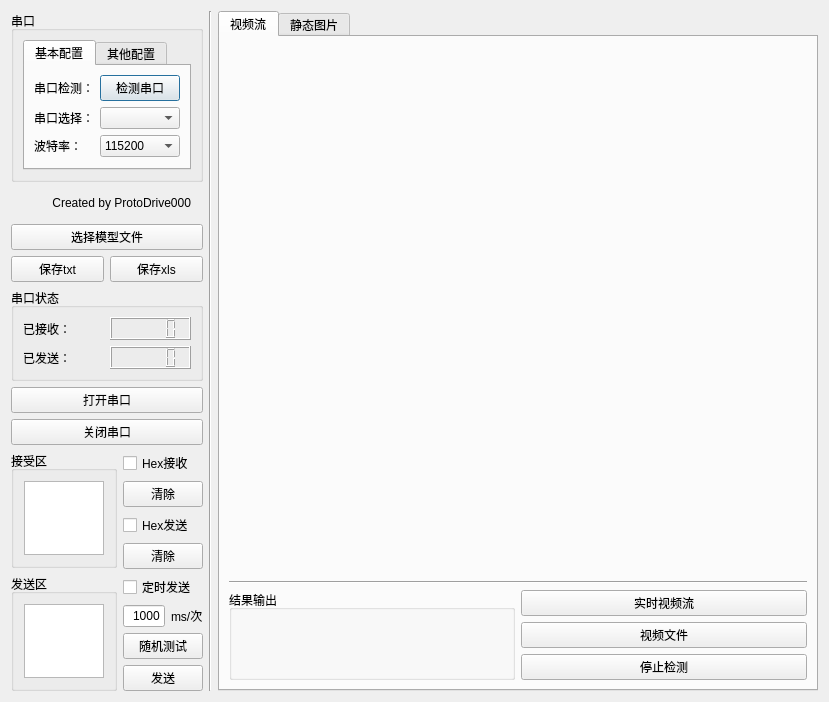
<?xml version="1.0" encoding="UTF-8"?>
<ui version="4.0">
 <class>Form</class>
 <widget class="QWidget" name="Form">
  <property name="geometry">
   <rect>
    <x>0</x>
    <y>0</y>
    <width>822</width>
    <height>653</height>
   </rect>
  </property>
  <property name="windowTitle">
   <string>Form</string>
  </property>
  <layout class="QGridLayout" name="gridLayout_6">
   <item row="0" column="0">
    <layout class="QVBoxLayout" name="verticalLayout_3">
     <property name="spacing">
      <number>6</number>
     </property>
     <property name="sizeConstraint">
      <enum>QLayout::SetDefaultConstraint</enum>
     </property>
     <item>
      <widget class="QGroupBox" name="groupBox_3">
       <property name="title">
        <string>串口</string>
       </property>
       <layout class="QHBoxLayout" name="horizontalLayout_9">
        <item>
         <widget class="QTabWidget" name="tabWidget">
          <property name="currentIndex">
           <number>0</number>
          </property>
          <widget class="QWidget" name="tab">
           <attribute name="title">
            <string>基本配置</string>
           </attribute>
           <layout class="QHBoxLayout" name="horizontalLayout_3">
            <item>
             <layout class="QFormLayout" name="formLayout_3">
              <item row="0" column="0">
               <widget class="QLabel" name="lb_1">
                <property name="text">
                 <string>串口检测：</string>
                </property>
               </widget>
              </item>
              <item row="0" column="1">
               <widget class="QPushButton" name="box_1">
                <property name="text">
                 <string>检测串口</string>
                </property>
                <property name="autoRepeatInterval">
                 <number>100</number>
                </property>
                <property name="default">
                 <bool>true</bool>
                </property>
               </widget>
              </item>
              <item row="1" column="0">
               <widget class="QLabel" name="lb_2">
                <property name="text">
                 <string>串口选择：</string>
                </property>
               </widget>
              </item>
              <item row="1" column="1">
               <widget class="QComboBox" name="box_2"/>
              </item>
              <item row="2" column="0">
               <widget class="QLabel" name="lb_3">
                <property name="text">
                 <string>波特率：</string>
                </property>
               </widget>
              </item>
              <item row="2" column="1">
               <widget class="QComboBox" name="box_3">
                <item>
                 <property name="text">
                  <string>115200</string>
                 </property>
                </item>
                <item>
                 <property name="text">
                  <string>2400</string>
                 </property>
                </item>
                <item>
                 <property name="text">
                  <string>4800</string>
                 </property>
                </item>
                <item>
                 <property name="text">
                  <string>9600</string>
                 </property>
                </item>
                <item>
                 <property name="text">
                  <string>14400</string>
                 </property>
                </item>
                <item>
                 <property name="text">
                  <string>19200</string>
                 </property>
                </item>
                <item>
                 <property name="text">
                  <string>38400</string>
                 </property>
                </item>
                <item>
                 <property name="text">
                  <string>57600</string>
                 </property>
                </item>
                <item>
                 <property name="text">
                  <string>76800</string>
                 </property>
                </item>
                <item>
                 <property name="text">
                  <string>12800</string>
                 </property>
                </item>
                <item>
                 <property name="text">
                  <string>230400</string>
                 </property>
                </item>
                <item>
                 <property name="text">
                  <string>460800</string>
                 </property>
                </item>
               </widget>
              </item>
             </layout>
            </item>
           </layout>
          </widget>
          <widget class="QWidget" name="tab_2">
           <attribute name="title">
            <string>其他配置</string>
           </attribute>
           <layout class="QHBoxLayout" name="horizontalLayout_4">
            <item>
             <layout class="QFormLayout" name="formLayout_5">
              <item row="0" column="0">
               <widget class="QLabel" name="lb_4">
                <property name="text">
                 <string>数据位：</string>
                </property>
               </widget>
              </item>
              <item row="0" column="1">
               <widget class="QComboBox" name="box_5">
                <item>
                 <property name="text">
                  <string>N</string>
                 </property>
                </item>
               </widget>
              </item>
              <item row="1" column="0">
               <widget class="QLabel" name="lb_5">
                <property name="text">
                 <string>校验位：</string>
                </property>
               </widget>
              </item>
              <item row="1" column="1">
               <widget class="QComboBox" name="box_4">
                <item>
                 <property name="text">
                  <string>8</string>
                 </property>
                </item>
                <item>
                 <property name="text">
                  <string>7</string>
                 </property>
                </item>
                <item>
                 <property name="text">
                  <string>6</string>
                 </property>
                </item>
                <item>
                 <property name="text">
                  <string>5</string>
                 </property>
                </item>
               </widget>
              </item>
              <item row="2" column="0">
               <widget class="QLabel" name="lb_6">
                <property name="text">
                 <string>停止位：</string>
                </property>
               </widget>
              </item>
              <item row="2" column="1">
               <widget class="QComboBox" name="box_6">
                <item>
                 <property name="text">
                  <string>1</string>
                 </property>
                </item>
               </widget>
              </item>
             </layout>
            </item>
           </layout>
          </widget>
         </widget>
        </item>
       </layout>
      </widget>
     </item>
     <item>
      <widget class="QLabel" name="state_label">
       <property name="minimumSize">
        <size>
         <width>0</width>
         <height>30</height>
        </size>
       </property>
       <property name="maximumSize">
        <size>
         <width>180</width>
         <height>16777215</height>
        </size>
       </property>
       <property name="text">
        <string>Created by ProtoDrive000</string>
       </property>
       <property name="textFormat">
        <enum>Qt::AutoText</enum>
       </property>
       <property name="scaledContents">
        <bool>true</bool>
       </property>
       <property name="alignment">
        <set>Qt::AlignRight|Qt::AlignTrailing|Qt::AlignVCenter</set>
       </property>
      </widget>
     </item>
     <item>
      <widget class="QPushButton" name="pushButton_model">
       <property name="text">
        <string>选择模型文件</string>
       </property>
      </widget>
     </item>
     <item>
      <layout class="QHBoxLayout" name="horizontalLayout_8">
       <item>
        <widget class="QPushButton" name="pushButton_result">
         <property name="text">
          <string>保存txt</string>
         </property>
        </widget>
       </item>
       <item>
        <widget class="QPushButton" name="pushButton_xls">
         <property name="text">
          <string>保存xls</string>
         </property>
        </widget>
       </item>
      </layout>
     </item>
     <item>
      <layout class="QHBoxLayout" name="horizontalLayout_7"/>
     </item>
     <item>
      <widget class="QGroupBox" name="formGroupBox">
       <property name="title">
        <string>串口状态</string>
       </property>
       <layout class="QGridLayout" name="gridLayout_3">
        <item row="0" column="0">
         <layout class="QGridLayout" name="gridLayout_2">
          <item row="0" column="1">
           <widget class="QLCDNumber" name="send_lcdNumber"/>
          </item>
          <item row="2" column="1">
           <widget class="QLCDNumber" name="rec_lcdNumber"/>
          </item>
          <item row="2" column="0">
           <widget class="QLabel" name="label_2">
            <property name="text">
             <string>已发送：</string>
            </property>
           </widget>
          </item>
          <item row="0" column="0">
           <widget class="QLabel" name="label">
            <property name="text">
             <string>已接收：</string>
            </property>
           </widget>
          </item>
         </layout>
        </item>
       </layout>
      </widget>
     </item>
     <item>
      <widget class="QPushButton" name="open_button">
       <property name="text">
        <string>打开串口</string>
       </property>
      </widget>
     </item>
     <item>
      <widget class="QPushButton" name="close_button">
       <property name="text">
        <string>关闭串口</string>
       </property>
      </widget>
     </item>
     <item>
      <layout class="QHBoxLayout" name="horizontalLayout">
       <item>
        <layout class="QVBoxLayout" name="verticalLayout_9">
         <item>
          <widget class="QGroupBox" name="verticalGroupBox">
           <property name="title">
            <string>接受区</string>
           </property>
           <layout class="QVBoxLayout" name="verticalLayout">
            <property name="leftMargin">
             <number>10</number>
            </property>
            <property name="topMargin">
             <number>10</number>
            </property>
            <property name="rightMargin">
             <number>10</number>
            </property>
            <property name="bottomMargin">
             <number>10</number>
            </property>
            <item>
             <widget class="QTextBrowser" name="receive_text">
              <property name="maximumSize">
               <size>
                <width>16777215</width>
                <height>500</height>
               </size>
              </property>
             </widget>
            </item>
           </layout>
          </widget>
         </item>
         <item>
          <widget class="QGroupBox" name="verticalGroupBox_2">
           <property name="title">
            <string>发送区</string>
           </property>
           <layout class="QVBoxLayout" name="verticalLayout_2">
            <property name="leftMargin">
             <number>10</number>
            </property>
            <property name="topMargin">
             <number>10</number>
            </property>
            <property name="rightMargin">
             <number>10</number>
            </property>
            <property name="bottomMargin">
             <number>10</number>
            </property>
            <item>
             <widget class="QTextEdit" name="send_text">
              <property name="maximumSize">
               <size>
                <width>16777215</width>
                <height>500</height>
               </size>
              </property>
              <property name="html">
               <string>&lt;!DOCTYPE HTML PUBLIC &quot;-//W3C//DTD HTML 4.0//EN&quot; &quot;http://www.w3.org/TR/REC-html40/strict.dtd&quot;&gt;
&lt;html&gt;&lt;head&gt;&lt;meta name=&quot;qrichtext&quot; content=&quot;1&quot; /&gt;&lt;style type=&quot;text/css&quot;&gt;
p, li { white-space: pre-wrap; }
&lt;/style&gt;&lt;/head&gt;&lt;body style=&quot; font-family:'SimSun'; font-size:9pt; font-weight:400; font-style:normal;&quot;&gt;
&lt;p style=&quot;-qt-paragraph-type:empty; margin-top:0px; margin-bottom:0px; margin-left:0px; margin-right:0px; -qt-block-indent:0; text-indent:0px;&quot;&gt;&lt;br /&gt;&lt;/p&gt;&lt;/body&gt;&lt;/html&gt;</string>
              </property>
             </widget>
            </item>
           </layout>
          </widget>
         </item>
        </layout>
       </item>
       <item>
        <layout class="QVBoxLayout" name="verticalLayout_8">
         <item>
          <layout class="QVBoxLayout" name="verticalLayout_7">
           <item>
            <widget class="QCheckBox" name="hex_receive">
             <property name="text">
              <string>Hex接收</string>
             </property>
            </widget>
           </item>
           <item>
            <widget class="QPushButton" name="clear_button">
             <property name="text">
              <string>清除</string>
             </property>
            </widget>
           </item>
          </layout>
         </item>
         <item>
          <layout class="QVBoxLayout" name="verticalLayout_6">
           <item>
            <widget class="QCheckBox" name="hex_send">
             <property name="text">
              <string>Hex发送</string>
             </property>
            </widget>
           </item>
           <item>
            <widget class="QPushButton" name="clear_button_2">
             <property name="text">
              <string>清除</string>
             </property>
            </widget>
           </item>
          </layout>
         </item>
         <item>
          <layout class="QVBoxLayout" name="verticalLayout_5">
           <item>
            <widget class="QCheckBox" name="timer_send_cb">
             <property name="text">
              <string>定时发送</string>
             </property>
            </widget>
           </item>
           <item>
            <layout class="QHBoxLayout" name="horizontalLayout_5">
             <item>
              <widget class="QLineEdit" name="lineEdit_3">
               <property name="text">
                <string>1000</string>
               </property>
               <property name="alignment">
                <set>Qt::AlignRight|Qt::AlignTrailing|Qt::AlignVCenter</set>
               </property>
              </widget>
             </item>
             <item>
              <widget class="QLabel" name="dw">
               <property name="text">
                <string>ms/次</string>
               </property>
              </widget>
             </item>
            </layout>
           </item>
          </layout>
         </item>
         <item>
          <layout class="QVBoxLayout" name="verticalLayout_4">
           <item>
            <widget class="QPushButton" name="pushButton">
             <property name="text">
              <string>随机测试</string>
             </property>
            </widget>
           </item>
           <item>
            <widget class="QPushButton" name="send_button">
             <property name="text">
              <string>发送</string>
             </property>
            </widget>
           </item>
          </layout>
         </item>
        </layout>
       </item>
      </layout>
     </item>
    </layout>
   </item>
   <item row="0" column="1">
    <widget class="Line" name="line_2">
     <property name="orientation">
      <enum>Qt::Vertical</enum>
     </property>
    </widget>
   </item>
   <item row="0" column="2">
    <widget class="QTabWidget" name="tabWidget_2">
     <property name="minimumSize">
      <size>
       <width>600</width>
       <height>0</height>
      </size>
     </property>
     <property name="currentIndex">
      <number>0</number>
     </property>
     <widget class="QWidget" name="tab_3">
      <attribute name="title">
       <string>视频流</string>
      </attribute>
      <layout class="QVBoxLayout" name="verticalLayout_11">
       <item>
        <widget class="QLabel" name="label_video">
         <property name="minimumSize">
          <size>
           <width>480</width>
           <height>246</height>
          </size>
         </property>
         <property name="maximumSize">
          <size>
           <width>166770</width>
           <height>166770</height>
          </size>
         </property>
         <property name="text">
          <string/>
         </property>
        </widget>
       </item>
       <item>
        <widget class="Line" name="line">
         <property name="orientation">
          <enum>Qt::Horizontal</enum>
         </property>
        </widget>
       </item>
       <item>
        <layout class="QHBoxLayout" name="horizontalLayout_2">
         <item>
          <widget class="QGroupBox" name="groupBox_2">
           <property name="title">
            <string>结果输出</string>
           </property>
           <layout class="QGridLayout" name="gridLayout_5">
            <item row="0" column="0">
             <widget class="QLabel" name="textBrowser_video">
              <property name="text">
               <string>   </string>
              </property>
             </widget>
            </item>
           </layout>
          </widget>
         </item>
         <item>
          <layout class="QVBoxLayout" name="verticalLayout_12">
           <item>
            <widget class="QPushButton" name="pushButton_streaming">
             <property name="text">
              <string>实时视频流</string>
             </property>
            </widget>
           </item>
           <item>
            <widget class="QPushButton" name="pushButton_loadmp4">
             <property name="text">
              <string>视频文件</string>
             </property>
            </widget>
           </item>
           <item>
            <widget class="QPushButton" name="pushButton_stopscan">
             <property name="text">
              <string>停止检测</string>
             </property>
            </widget>
           </item>
          </layout>
         </item>
        </layout>
       </item>
      </layout>
     </widget>
     <widget class="QWidget" name="tab_4">
      <attribute name="title">
       <string>静态图片</string>
      </attribute>
      <layout class="QGridLayout" name="gridLayout">
       <item row="3" column="0">
        <layout class="QHBoxLayout" name="horizontalLayout_6">
         <item>
          <widget class="QGroupBox" name="groupBox">
           <property name="maximumSize">
            <size>
             <width>16777215</width>
             <height>500</height>
            </size>
           </property>
           <property name="title">
            <string>结果输出</string>
           </property>
           <layout class="QGridLayout" name="gridLayout_4">
            <item row="0" column="0">
             <widget class="QTextBrowser" name="textBrowser_pic">
              <property name="maximumSize">
               <size>
                <width>16777215</width>
                <height>500</height>
               </size>
              </property>
             </widget>
            </item>
           </layout>
          </widget>
         </item>
         <item>
          <layout class="QVBoxLayout" name="verticalLayout_10">
           <item>
            <widget class="QPushButton" name="pushButton_loadpic">
             <property name="text">
              <string>上传图片</string>
             </property>
            </widget>
           </item>
           <item>
            <widget class="QPushButton" name="pushButton_scanpic">
             <property name="text">
              <string>图片检测</string>
             </property>
            </widget>
           </item>
           <item>
            <widget class="QPushButton" name="pushButton_comparePic">
             <property name="text">
              <string>对比</string>
             </property>
            </widget>
           </item>
          </layout>
         </item>
        </layout>
       </item>
       <item row="2" column="0">
        <widget class="Line" name="line_3">
         <property name="orientation">
          <enum>Qt::Horizontal</enum>
         </property>
        </widget>
       </item>
       <item row="0" column="0">
        <widget class="QLabel" name="left_img">
         <property name="minimumSize">
          <size>
           <width>200</width>
           <height>200</height>
          </size>
         </property>
         <property name="maximumSize">
          <size>
           <width>166770</width>
           <height>166770</height>
          </size>
         </property>
         <property name="text">
          <string/>
         </property>
        </widget>
       </item>
       <item row="1" column="0">
        <widget class="QLabel" name="right_img">
         <property name="minimumSize">
          <size>
           <width>200</width>
           <height>200</height>
          </size>
         </property>
         <property name="text">
          <string/>
         </property>
        </widget>
       </item>
      </layout>
     </widget>
    </widget>
   </item>
  </layout>
 </widget>
 <resources/>
 <connections/>
</ui>
